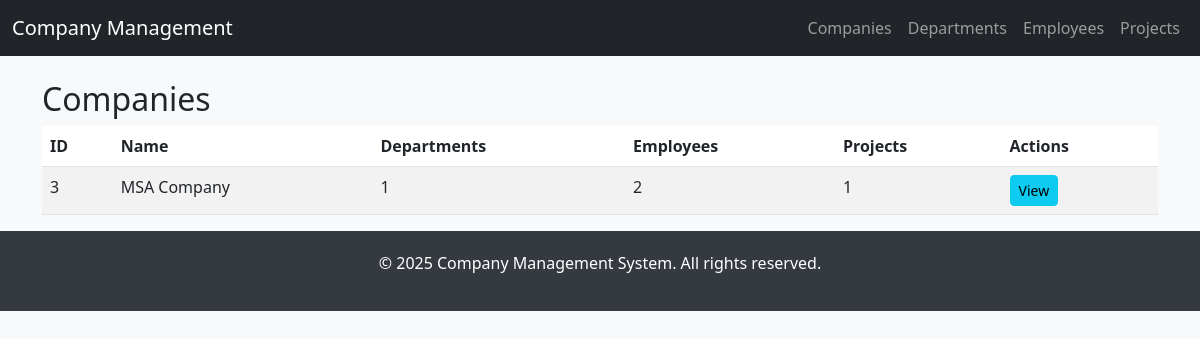
/companies/, run on the app's committed database.
### management/models.py (models this page shows)
class Company(models.Model):
    name = models.CharField(max_length=255)
    @property
    def department_count(self):
        return self.departments.count()
    @property
    def employee_count(self):
        return sum(dept.employee_count for dept in self.departments.all())
    @property
    def project_count(self):
        return sum(dept.project_count for dept in self.departments.all())

class Department(models.Model):
    company = models.ForeignKey(Company, related_name='departments', on_delete=models.CASCADE)
    name = models.CharField(max_length=255)
    @property
    def employee_count(self):
        return self.employees.count()
    @property
    def project_count(self):
        return self.projects.count()

### management/views.py (the view)
# urls.py: path('companies/', views.companies, name='companies'),
def companies(request):
    companies = Company.objects.all()
    return render(request, 'management/companies.html', {'companies': companies})

### management/templates/management/companies.html
{% extends 'management/base.html' %}
{% block content %}
<h2>Companies</h2>
<table class="table table-striped">
    <thead>
        <tr>
            <th>ID</th>
            <th>Name</th>
            <th>Departments</th>
            <th>Employees</th>
            <th>Projects</th>
            <th>Actions</th>
        </tr>
    </thead>
    <tbody>
        {% for company in companies %}
        <tr>
            <td>{{ company.id }}</td>
            <td>{{ company.name }}</td>
            <td>{{ company.department_count }}</td>
            <td>{{ company.employee_count }}</td>
            <td>{{ company.project_count }}</td>
            <td>
                <a href="{% url 'company_detail' company.id %}" class="btn btn-info btn-sm">View</a>
            </td>
        </tr>
        {% endfor %}
    </tbody>
</table>
{% endblock %}

### management/templates/management/base.html (style rules this page uses)
body { background-color: #f8f9fa; }

### data on the page
Company: id "3", name "MSA Company", department_count "1", employee_count "2", project_count "1"
